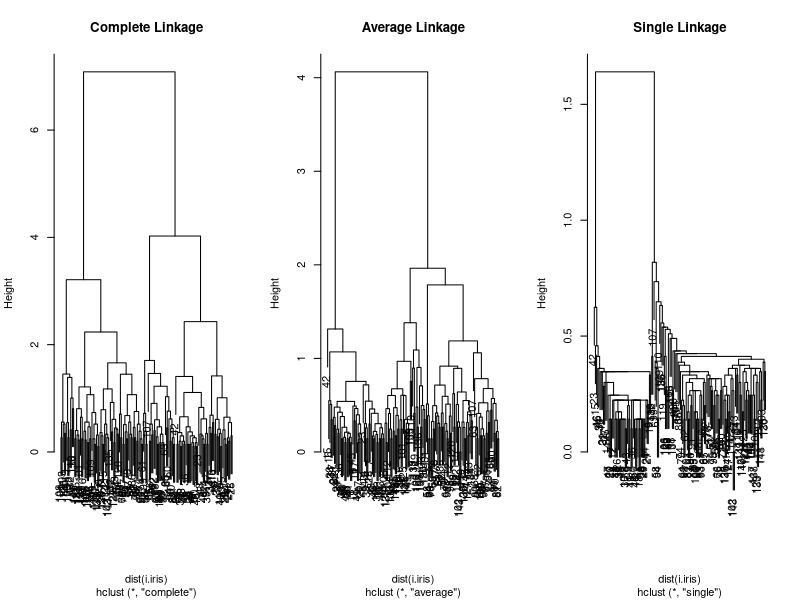

Generate this figure with R:
data (iris)
i.iris <- iris [,1:4]
# Look at dist () help for " method " values
h.complete <- hclust (dist(i.iris), method ="complete")
h.average <- hclust (dist(i.iris), method ="average")
h.single <- hclust (dist(i.iris), method ="single")
par (mfrow =c(1,3))
plot (h.complete, main ="Complete Linkage")
plot (h.average, main ="Average Linkage")
plot (h.single, main ="Single Linkage")
cutree (h.complete,2)
# Redo the clustering and plots after scaling the data
i.iris <-scale(i.iris)
